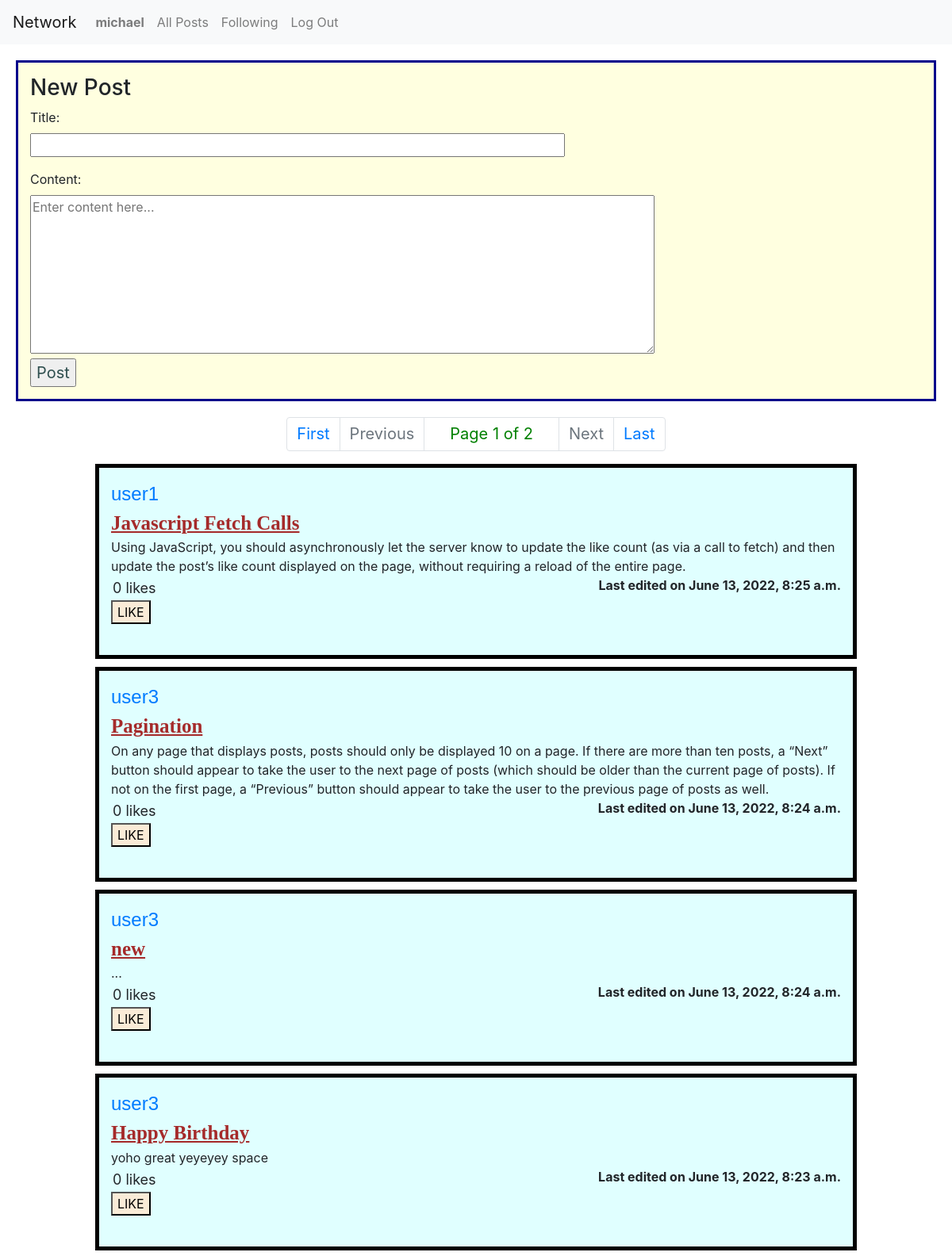
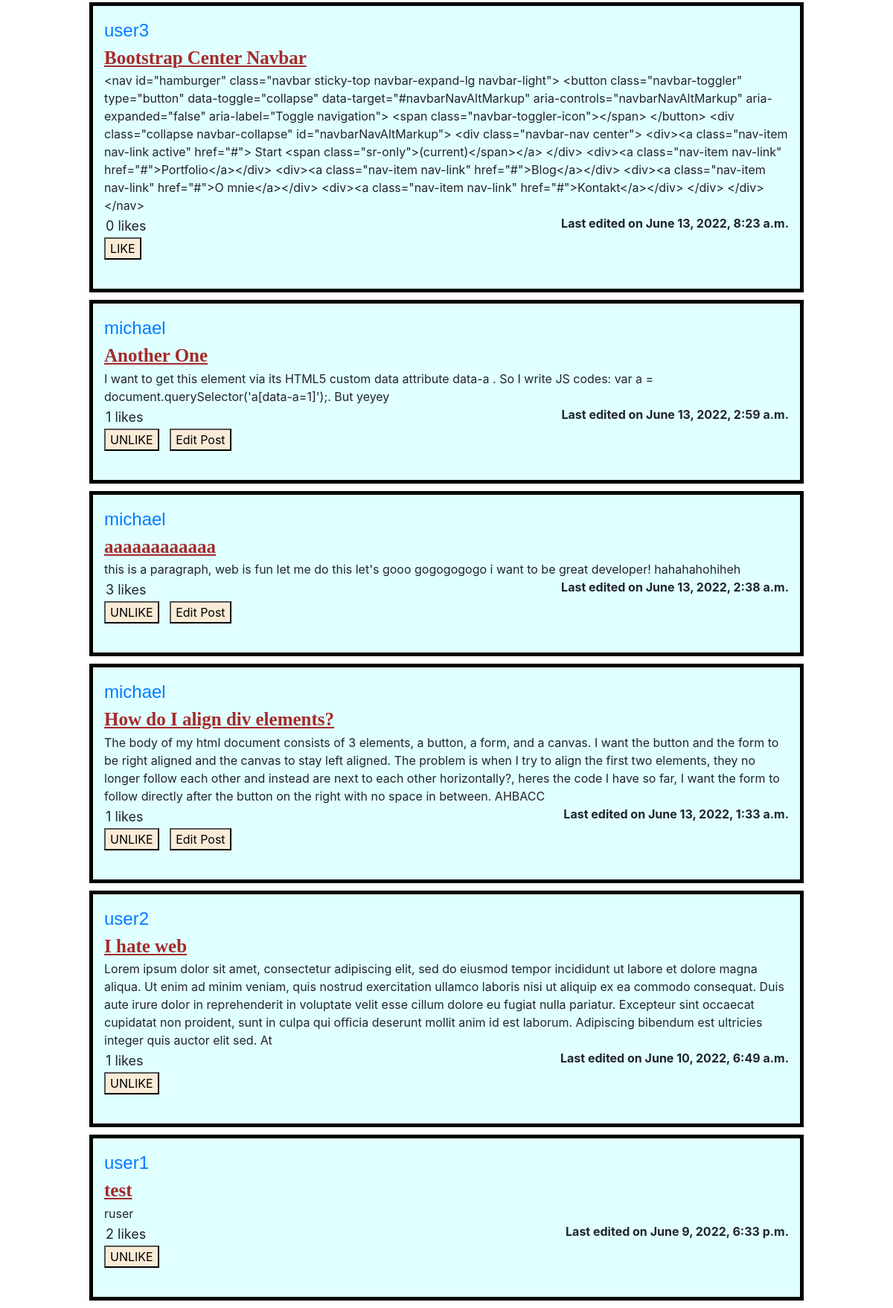
Screenshot of / (signed in) with the database file from the repository (2 pictures, top to bottom).
### network/models.py (models this page shows)
class User(AbstractUser):
    id = models.AutoField(primary_key=True)
    pass

class Post(models.Model):
    id = models.AutoField(primary_key=True)
    username = models.ForeignKey(User, on_delete=models.CASCADE, related_name="post")
    title = models.CharField(max_length=64, default="")
    content = models.CharField(max_length=512)
    time = models.DateTimeField(auto_now=True)

### network/views.py (the view, shortened to what this page needs)
# urls.py: path("", views.index, name="index"),
def index(request):
    posts = util.fetchlikes(request, Post.objects.all().order_by("-time"))
    return render(request, "network/index.html", {
        "form": PostForm,
        "posts": util.paginate(request, posts, POSTS_PER_PAGE).object_list,
        "pagination": util.paginate(request, posts, POSTS_PER_PAGE),
        "block_comment": not request.user.is_authenticated,
    })

### network/util.py (called while the page is built)
def fetchlikes(request, queryset):
    for post in queryset:
        if request.user.is_authenticated:
            post.liked = (True if LikePair.objects.filter(
                    liker = request.user,
                    likedpost = post.id
                ).count() == 1 else False)
        post.likes = LikePair.objects.filter(likedpost = post.id).count()
    return queryset

def paginate(request, posts, num):
    p = Paginator(posts, num)
    if "page" in request.GET:
        return p.page(request.GET["page"])
    else: return p.page(1)

### network/templates/network/index.html (shortened to what this page needs)
{% extends "network/layout.html" %}
{% load static %}
{% block body %}
    {% if following_tab %}
        <div class="container2">
            Here you can see all the posts from the users you follow:
        </div>
    {% else %}
        {% if user.is_authenticated %}
            <div class="newpost">
                <h3>New Post</h3>
                <form action="{% url 'network:index' %}" method="post">
                    {{ form.title.label_tag }}
                    {{ form.title|linebreaks }}
                    {{ form.content.label_tag }}<br>
                    {{ form.content }}<br>
                    <input type="submit" value="Post" class="postbutton">
                </form>
            </div>
        {% else %}
            <div class="alert alert-warning container1" role="alert">
                You are not logged in! Please log in to create post, like post, and follow other user!
            </div>
        {% endif %}
    {% endif %}
    {% include "network/pagination.html" %}
    {% for post in posts %}
        {% include "network/post.html" %}
    {% empty %}
        <div class="container card bg-info text-center h3"
        style="padding:10px;">
            &diams;No Posts Available&diams;
        </div>
    {% endfor %}
{% endblock %}

### network/templates/network/layout.html (shortened to what this page needs)
{% load static %}
<!DOCTYPE html>
<html lang="en">
    <head>
        <link rel="stylesheet" href="https://stackpath.bootstrapcdn.com/bootstrap/4.4.1/css/bootstrap.min.css">
        <link href="{% static 'network/styles.css' %}" rel="stylesheet">
    </head>
    <body>
        <nav class="navbar navbar-expand-lg navbar-light bg-light">
            <a class="navbar-brand" href="#">Network</a>
            <div>
              <ul class="navbar-nav mr-auto">
                {% if user.is_authenticated %}
                    <li class="nav-item">
                        <a class="nav-link" href="{% url 'network:profile_view' username=user.username%}">
                            <strong>{{ user.username }}</strong>
                        </a>
                    </li>
                {% endif %}
                <li class="nav-item">
                  <a class="nav-link" href="{% url 'network:index' %}">All Posts</a>
                </li>
                {% if user.is_authenticated %}
                    <li class="nav-item">
                        <a class="nav-link" href="{% url 'network:following' %}">Following</a>
                    </li>
                    <li class="nav-item">
                        <a class="nav-link" href="{% url 'network:logout' %}">Log Out</a>
                    </li>
                {% endif %}
              </ul>
            </div>
        </nav>
        <div class="body">
            {% block body %}
            {% endblock %}
        </div>
    </body>
</html>

### network/templates/network/post.html
<div class="postdiv" id={{ post.id }}>
    <article class="username">
        <a href="{% url 'network:profile_view' username=post.username %}">
            {{ post.username }}
        </a><br>
    </article>
    <article class="title">
        <strong>{{ post.title }}</strong><br>
    </article>
    <div class="editdiv" id={{ post.id }}>
        <article class="content">{{ post.content }}</article>
        <div class="likes" id="likes_{{post.id}}">
            {{ post.likes }} likes
        </div>
        <div class="time">
            Last edited on {{ post.time }}
        </div><br>
        {% if post.liked != None %}
            <button class="like_button" data-id={{ post.id }}>
                {% if post.liked %}
                UNLIKE
                {% else %}
                LIKE
                {% endif %}
            </button>
            {% if post.username == request.user %}
                <button class="edit_button" data-id={{ post.id }}>Edit Post</button>
            {% endif %}
        {% endif %}
    </div><br>
</div>

### network/static/network/styles.css (style rules this page uses)
.newpost { padding: 15px; margin: 10px; background-color: lightyellow; padding: 15px; margin: 20px; border-width: 3px; border-color: darkblue; border-style: solid; }
.postdiv { background-color: lightcyan; padding: 15px; margin: 10px; border-width: 5px; border-color: black; border-style: solid; white-space: initial; }
.postdiv > .title { font-size: 25px; font-weight: bold; color: brown; font-family: Georgia, 'Times New Roman', Times, serif; text-decoration: underline; }
.postdiv > .username { font-size: 24px; font-family:'Trebuchet MS', 'Arial'; color: purple; }
.postdiv > .editdiv > .time { font-size: 16px; font-weight: bold; display: inline; float: right; }
.postdiv > .editdiv > .likes { font-size: 18px; display: inline-block; margin: 2px; }
@media (min-width: 1000px) { .form_title { width: 60%; } }
@media (min-width: 1000px) { .form_content { width: 70%; height: 200px; } }
@media (min-width: 1000px) { .postdiv { margin-left: 10%; margin-right: 10%; } }
.postbutton { color: darkslategray; font-size: 20px; }
.like_button, .edit_button { background-color: antiquewhite; margin-right: 10px; }
ul { list-style: none; display: table; }
li { display: table-row; }

### rows the page displays
User: username "michael"
Post: username "user1", title "Javascript Fetch Calls", content "Using JavaScript, you should asynchronously let the server know to update the like count (as via a call to fetch) and then update the post’s like count displayed on the page, without requiring a reload of the entire page.", likes "0", time "June 13, 2022, 8:25 a.m.", shows "LIKE"
Post: username "user3", title "Pagination", content "On any page that displays posts, posts should only be displayed 10 on a page. If there are more than ten posts, a “Next” button should appear to take the user to the next page of posts (which should be older than the current page of posts). If not on the first page, a “Previous” button should appear to take the user to the previous page of posts as well.", likes "0", time "June 13, 2022, 8:24 a.m.", shows "LIKE"
Post: username "user3", title "new", content "...", likes "0", time "June 13, 2022, 8:24 a.m.", shows "LIKE"
Post: username "user3", title "Happy Birthday", content "yoho great yeyeyey space", likes "0", time "June 13, 2022, 8:23 a.m.", shows "LIKE"
Post: username "user3", title "Bootstrap Center Navbar", content "<nav id=\"hamburger\" class=\"navbar sticky-top navbar-expand-lg navbar-light\"> <button class=\"navbar-toggler\" type=\"button\" data-toggle=\"collapse\" data-target=\"#navbarNavAltMarkup\" aria-controls=\"navbarNavAltMarkup\" aria-expanded=\"false\" aria-label=\"Toggle navigation\"> <span class=\"navbar-toggler-icon\"></span> </button> <div class=\"collapse navbar-collapse\" id=\"navbarNavAltMarkup\"> <div class=\"navbar-nav center\"> <div><a class=\"nav-item nav-link active\" href=\"#\"> Start <span class=\"sr-only\">(current)</span></a> </div> <div><a class=\"nav-item nav-link\" href=\"#\">Portfolio</a></div> <div><a class=\"nav-item nav-link\" href=\"#\">Blog</a></div> <div><a class=\"nav-item nav-link\" href=\"#\">O…", likes "0", time "June 13, 2022, 8:23 a.m.", shows "LIKE"
Post: username "michael", title "Another One", content "I want to get this element via its HTML5 custom data attribute data-a . So I write JS codes: var a = document.querySelector('a[data-a=1]');. But yeyey", likes "1", time "June 13, 2022, 2:59 a.m.", shows "UNLIKE"
Post: username "michael", title "aaaaaaaaaaaa", content "this is a paragraph, web is fun let me do this let's gooo gogogogogo i want to be great developer! hahahahohiheh", likes "3", time "June 13, 2022, 2:38 a.m.", shows "UNLIKE"
Post: username "michael", title "How do I align div elements?", content "The body of my html document consists of 3 elements, a button, a form, and a canvas. I want the button and the form to be right aligned and the canvas to stay left aligned. The problem is when I try to align the first two elements, they no longer follow each other and instead are next to each other horizontally?, heres the code I have so far, I want the form to follow directly after the button on the right with no space in between. AHBACC", likes "1", time "June 13, 2022, 1:33 a.m.", shows "UNLIKE"
Post: username "user2", title "I hate web", content "Lorem ipsum dolor sit amet, consectetur adipiscing elit, sed do eiusmod tempor incididunt ut labore et dolore magna aliqua. Ut enim ad minim veniam, quis nostrud exercitation ullamco laboris nisi ut aliquip ex ea commodo consequat. Duis aute irure dolor in reprehenderit in voluptate velit esse cillum dolore eu fugiat nulla pariatur. Excepteur sint occaecat cupidatat non proident, sunt in culpa qui officia deserunt mollit anim id est laborum. Adipiscing bibendum est ultricies integer quis auctor elit sed. At", likes "1", time "June 10, 2022, 6:49 a.m.", shows "UNLIKE"
Post: username "user1", title "test", content "ruser", likes "2", time "June 9, 2022, 6:33 p.m.", shows "UNLIKE"

### other values shown
{{ pagination.number }} "1"
{{ pagination.paginator.num_pages }} "2"
